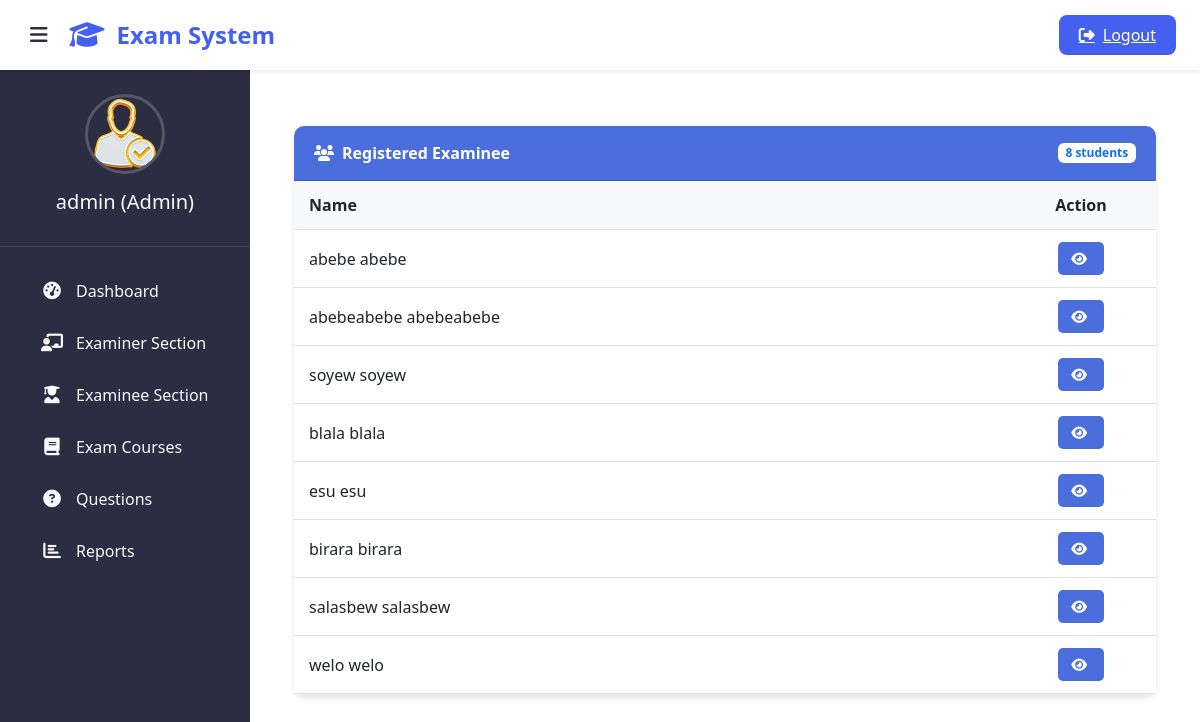
Page /admin-view-student-marks (signed in) on the earlier database version.
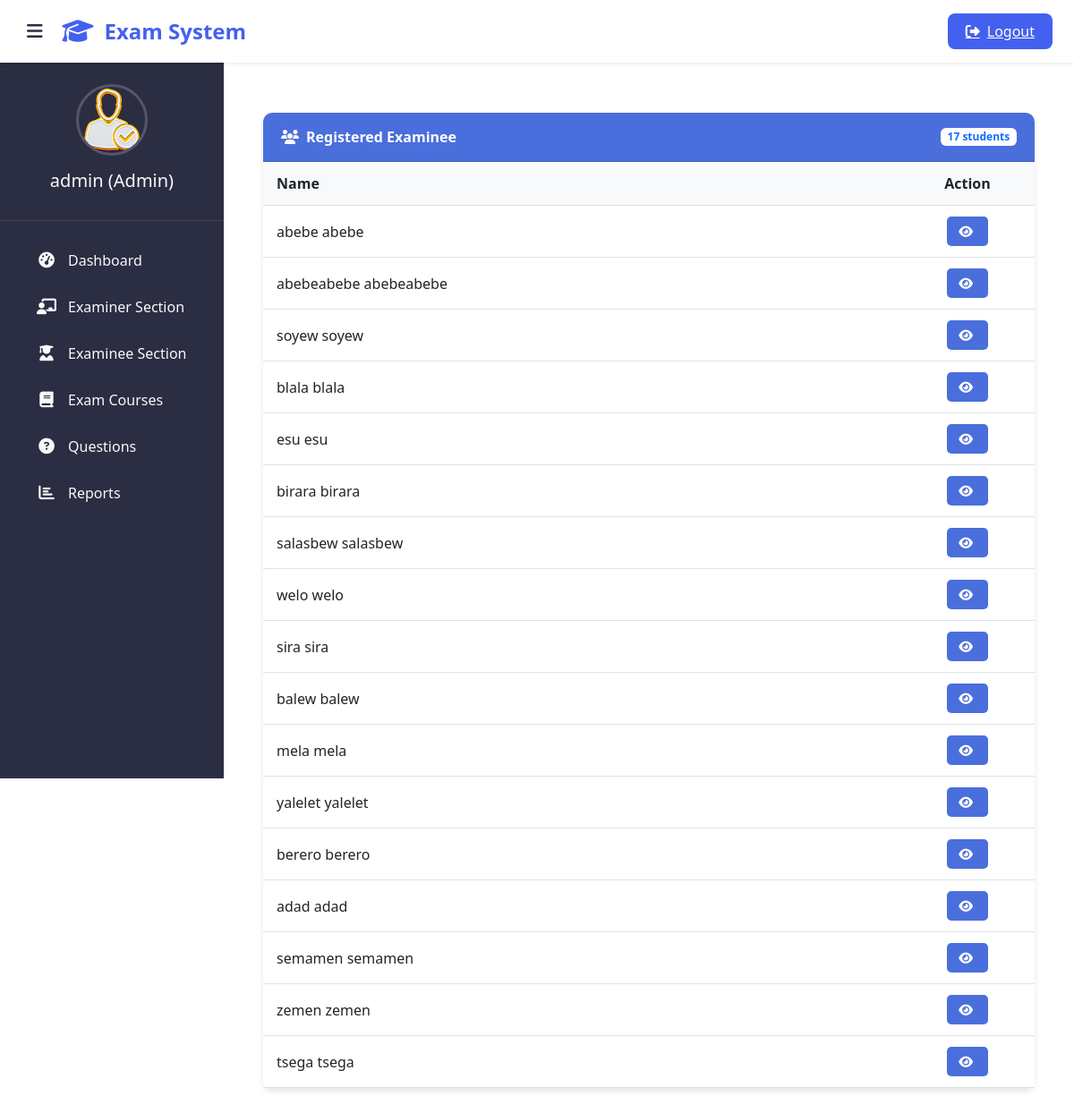
Same page on the later database version.
### student/models.py (models this page shows, shortened)
class Student(models.Model):
    user=models.OneToOneField(User,on_delete=models.CASCADE)
    address = models.CharField(max_length=40)
    mobile = models.CharField(max_length=20,null=False)
    organization = models.CharField(max_length=200, null=False)
    course = models.ForeignKey(
        'exam.Course',
        on_delete=models.SET_NULL,
        null=True
    )
    @property
    def get_name(self):
        return self.user.first_name+" "+self.user.last_name

### exam/views.py (the view)
# urls.py: path('admin-view-student-marks', views.admin_view_student_marks_view,name='admin-view-student-marks'),
@login_required(login_url='adminlogin')
def admin_view_student_marks_view(request):
    students= SMODEL.Student.objects.all()
    return render(request,'exam/admin_view_student_marks.html',{'students':students})

### templates/exam/admin_view_student_marks.html (shortened to what this page needs)
{% extends 'exam/adminbase.html' %}
{% block content %}
{%load static%}
<head>
  <link href="https://cdn.jsdelivr.net/npm/bootstrap@5.3.0/dist/css/bootstrap.min.css" rel="stylesheet">
  <link rel="stylesheet" href="https://cdnjs.cloudflare.com/ajax/libs/font-awesome/6.4.0/css/all.min.css">
</head>
<div class="container py-4">
  <div class="card">
    <div class="card-header d-flex justify-content-between align-items-center">
      <span><i class="fas fa-users me-2"></i>Registered Examinee</span>
      <span class="badge bg-white text-primary">{{ students|length }} students</span>
    </div>
    <div class="card-body p-0">
      {% if students %}
      <div class="table-responsive">
        <table class="table table-hover">
          <thead>
            <tr>
              <th>Name</th>
              <th class="text-center">Action</th>
            </tr>
          </thead>
          <tbody>
            {% for t in students %}
            <tr>
              <td>{{ t.get_name }}</td>
              <td class="text-center action-cell">
                <a class="btn btn-view" href="{% url 'admin-view-marks' t.id %}">
                  <i class="fas fa-eye me-1"></i>
                </a>
              </td>
            </tr>
            {% endfor %}
          </tbody>
        </table>
      </div>
      {% else %}
      <div class="empty-state">
        <i class="fas fa-user-graduate"></i>
        <h5>No Students Registered</h5>
        <p>There are currently no students registered in the system.</p>
      </div>
      {% endif %}
    </div>
  </div>
</div>
{% endblock content %}

Differences in the rows shown:
added Student: get_name "sira sira"
added Student: get_name "balew balew"
added Student: get_name "mela mela"
added Student: get_name "yalelet yalelet"
added Student: get_name "berero berero"
added Student: get_name "adad adad"
added Student: get_name "semamen semamen"
added Student: get_name "zemen zemen"
added Student: get_name "tsega tsega"
Other differences:
{{ students|length }}: "8" → "17"
